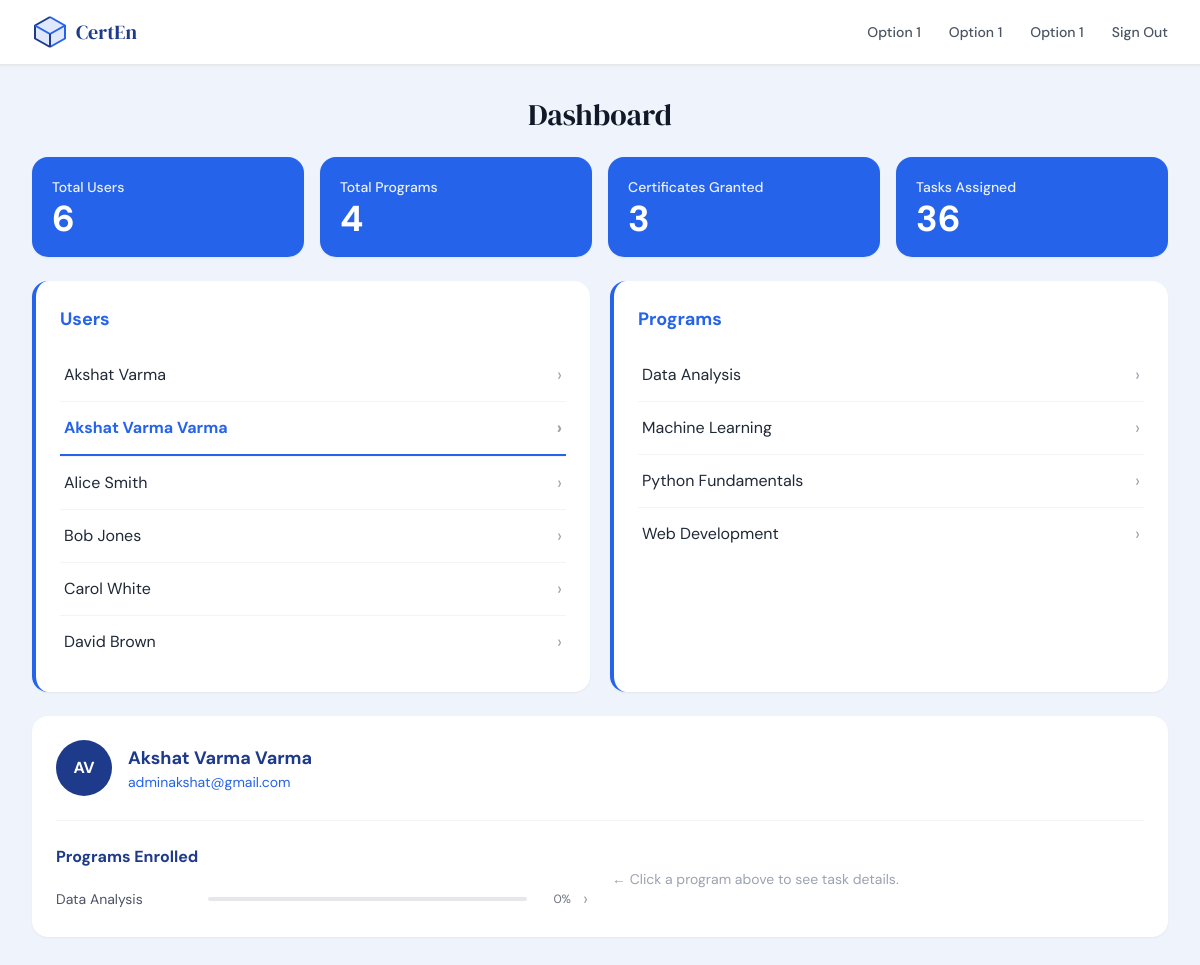
The page /admin?user_id=7&view=user on the database its author committed.
### models.py (models this page shows, shortened)
class User(db.Model):
    __tablename__ = "users"
    id         = db.Column(db.Integer, primary_key=True)
    first_name = db.Column(db.String(80),  nullable=False)
    last_name  = db.Column(db.String(80),  nullable=False)
    email      = db.Column(db.String(120), unique=True, nullable=False)
    dob        = db.Column(db.String(20))          # stored as "DD/MM/YYYY"
    is_admin   = db.Column(db.Boolean, default=False)
    created_at = db.Column(db.DateTime, default=lambda: datetime.now(timezone.utc))
    enrollments      = db.relationship("Enrollment",      back_populates="user", cascade="all, delete-orphan")
    task_completions = db.relationship("TaskCompletion",  back_populates="user", cascade="all, delete-orphan")
    certificates     = db.relationship("Certificate",     back_populates="user", cascade="all, delete-orphan")
    @property
    def full_name(self):
        return f"{self.first_name} {self.last_name}"
    @property
    def initials(self):
        return f"{self.first_name[0]}{self.last_name[0]}".upper()

class Program(db.Model):
    __tablename__ = "programs"
    id          = db.Column(db.Integer, primary_key=True)
    name        = db.Column(db.String(120), nullable=False)
    description = db.Column(db.Text)
    mode        = db.Column(db.String(20))   # Online / Offline / Hybrid
    created_at  = db.Column(db.DateTime, default=lambda: datetime.now(timezone.utc))
    enrollments  = db.relationship("Enrollment",  back_populates="program", cascade="all, delete-orphan")
    tasks        = db.relationship("Task",         back_populates="program", cascade="all, delete-orphan",
                                   order_by="Task.serial")
    certificates = db.relationship("Certificate", back_populates="program", cascade="all, delete-orphan")

### app.py (the view, shortened to what this page needs)
@app.route("/admin")
def admin_dashboard():
    selected_user_id    = request.args.get("user_id",    type=int)
    selected_program_id = request.args.get("program_id", type=int)
    view_mode           = request.args.get("view", "user")   # "user" | "program"
    users    = User.query.filter_by(is_admin=False).order_by(User.first_name).all()
    programs = Program.query.order_by(Program.name).all()
    selected_user    = User.query.get(selected_user_id)    if selected_user_id    else None
    selected_program = Program.query.get(selected_program_id) if selected_program_id else None
    stats = {
        "total_users":           User.query.filter_by(is_admin=False).count(),
        "total_programs":        Program.query.count(),
        "certificates_granted":  Certificate.query.filter_by(status="granted").count(),
        "tasks_assigned":        TaskCompletion.query.count(),
    }
    user_enrolled_programs = []
    user_task_rows         = []
    if selected_user:
        for enr in selected_user.enrollments:
            user_enrolled_programs.append({
                "id":       enr.program.id,
                "name":     enr.program.name,
                "progress": enr.progress,
            })
        if selected_program:
            user_task_rows = get_task_rows(selected_user.id, selected_program.id)
    program_enrolled_users = []
    program_task_rows      = []
    program_detail_user    = None
    prog_detail_user_id    = request.args.get("prog_user_id", type=int)
    return render_template(
        "admin_dashboard.html",
        stats=stats,
        users=users,
        programs=programs,
        selected_user=selected_user,
        selected_program=selected_program,
        view_mode=view_mode,
        user_enrolled_programs=user_enrolled_programs,
        user_task_rows=user_task_rows,
        program_enrolled_users=program_enrolled_users,
        program_task_rows=program_task_rows,
        program_detail_user=program_detail_user,
        prog_detail_user_id=prog_detail_user_id,
    )

### models.py (called while the page is built)
    @property
    def progress(self):
        total = len(self.program.tasks)
        if total == 0:
            return 0
        completed = TaskCompletion.query.filter_by(
            user_id=self.user_id, status="C"
        ).join(Task).filter(Task.program_id == self.program_id).count()
        return round((completed / total) * 100)

### templates/admin_dashboard.html (shortened to what this page needs)
{% extends "base.html" %}
{% block nav_links %}
  <a href="#" class="text-sm font-medium text-gray-600 hover:text-primary hover:underline hover:underline-offset-4 transition-colors">Option 1</a>
  <a href="#" class="text-sm font-medium text-gray-600 hover:text-primary hover:underline hover:underline-offset-4 transition-colors">Option 1</a>
  <a href="#" class="text-sm font-medium text-gray-600 hover:text-primary hover:underline hover:underline-offset-4 transition-colors">Option 1</a>
  <a href="{{ url_for('signout') }}" class="text-sm font-medium text-gray-600 hover:text-primary hover:underline hover:underline-offset-4 transition-colors">Sign Out</a>
{% endblock %}
{% block content %}
<div class="max-w-7xl mx-auto px-4 sm:px-6 lg:px-8 py-8 space-y-6">
  <h2 class="font-serif text-3xl text-center text-gray-900">Dashboard</h2>
  <div class="grid grid-cols-2 lg:grid-cols-4 gap-4">
    {% for label, value in [
        ('Total Users',          stats.total_users),
        ('Total Programs',       stats.total_programs),
        ('Certificates Granted', stats.certificates_granted),
        ('Tasks Assigned',       stats.tasks_assigned),
      ] %}
    <div class="bg-primary text-white rounded-2xl p-5 shadow-sm">
      <p class="text-sm font-medium opacity-90 mb-1">{{ label }}</p>
      <p class="text-4xl font-bold leading-none">{{ value }}</p>
    </div>
    {% endfor %}
  </div>
  <div class="grid grid-cols-1 md:grid-cols-2 gap-5">
    <div class="bg-white rounded-2xl shadow-sm border-l-4 border-primary p-6">
      <h3 class="text-lg font-bold text-primary mb-4">Users</h3>
      <ul class="divide-y divide-gray-100">
        {% for user in users %}
        <li>
          <a href="{{ url_for('admin_dashboard', user_id=user.id, view='user') }}"
             class="flex justify-between items-center py-3 px-1 transition-colors
               {% if selected_user and selected_user.id == user.id and view_mode == 'user' %}
                 text-primary font-bold border-b-2 border-primary
               {% else %}
                 text-gray-800 hover:text-primary
               {% endif %}">
            {{ user.full_name }}
            <span class="text-gray-400 text-lg">›</span>
          </a>
        </li>
        {% endfor %}
      </ul>
    </div>
    <div class="bg-white rounded-2xl shadow-sm border-l-4 border-primary p-6">
      <h3 class="text-lg font-bold text-primary mb-4">Programs</h3>
      <ul class="divide-y divide-gray-100">
        {% for program in programs %}
        <li>
          <a href="{{ url_for('admin_dashboard', program_id=program.id, view='program') }}"
             class="flex justify-between items-center py-3 px-1 transition-colors
               {% if selected_program and selected_program.id == program.id and view_mode == 'program' %}
                 text-primary font-bold border-b-2 border-primary
               {% else %}
                 text-gray-800 hover:text-primary
               {% endif %}">
            {{ program.name }}
            <span class="text-gray-400 text-lg">›</span>
          </a>
        </li>
        {% endfor %}
      </ul>
    </div>
  </div>
  {% if selected_user and view_mode == 'user' %}
  <div class="bg-white rounded-2xl shadow-sm p-6 space-y-6">
    <div class="flex items-center gap-4">
      <div class="w-14 h-14 rounded-full bg-navy text-white flex items-center justify-center font-bold text-base shrink-0">
        {{ selected_user.initials }}
      </div>
      <div>
        <h3 class="text-lg font-bold text-navy">{{ selected_user.full_name }}</h3>
        <p class="text-sm text-primary">{{ selected_user.email }}</p>
      </div>
    </div>
    <div class="grid grid-cols-1 md:grid-cols-2 gap-6 border-t border-gray-100 pt-6">
      <div>
        <h4 class="font-bold text-navy mb-4">Programs Enrolled</h4>
        {% if user_enrolled_programs %}
          <div class="space-y-3">
            {% for prog in user_enrolled_programs %}
            <div class="flex items-center gap-2 text-sm">
              <a href="{{ url_for('admin_dashboard', user_id=selected_user.id, program_id=prog.id, view='user') }}"
                 class="text-gray-600 w-36 shrink-0 hover:text-primary transition-colors truncate">
                {{ prog.name }}
              </a>
              <div class="flex-1 h-1 bg-gray-200 rounded-full overflow-hidden">
              </div>
              <span class="text-gray-500 w-9 text-right shrink-0 text-xs">{{ prog.progress }}%</span>
              <a href="{{ url_for('admin_dashboard', user_id=selected_user.id, program_id=prog.id, view='user') }}"
                 class="text-gray-400 hover:text-primary text-lg ml-1 transition-colors">›</a>
            </div>
            {% endfor %}
          </div>
        {% else %}
          <p class="text-sm text-gray-400">Not enrolled in any programs.</p>
        {% endif %}
      </div>
      {% if selected_program %}
      <div>
        <h4 class="font-bold text-navy mb-1">{{ selected_program.name }} — Task Details</h4>
        <div class="overflow-x-auto">
          <table class="w-full text-sm">
            <thead>
              <tr class="border-b border-gray-200">
                <th class="text-left py-2 px-2 font-bold text-gray-800">Serial</th>
                <th class="text-left py-2 px-2 font-bold text-gray-800">Task Name</th>
                <th class="text-left py-2 px-2 font-bold text-gray-800">Due Date</th>
                <th class="text-left py-2 px-2 font-bold text-gray-800">Status</th>
              </tr>
            </thead>
            <tbody>
              {% for row in user_task_rows %}
              <tr class="border-b border-gray-50">
                <td class="py-3 px-2 text-gray-600">{{ row.serial }}</td>
                <td class="py-3 px-2 text-gray-600">{{ row.name }}</td>
                <td class="py-3 px-2 text-gray-600">{{ row.due_date }}</td>
                <td class="py-3 px-2 status-{{ row.status | lower }}">{{ row.status }}</td>
              </tr>
              {% endfor %}
            </tbody>
          </table>
        </div>
        <form action="{{ url_for('grant_certificate') }}" method="POST" class="flex justify-end mt-4">
          <input type="hidden" name="user_id"    value="{{ selected_user.id }}" />
          <input type="hidden" name="program_id" value="{{ selected_program.id }}" />
          <button type="submit"
                  class="bg-gray-300 text-gray-600 font-semibold rounded-full px-6 py-2 text-sm
                         hover:bg-primary hover:text-white transition-colors">
            Grant Certificate
          </button>
        </form>
      </div>
      {% else %}
        <p class="text-sm text-gray-400 self-center">← Click a program above to see task details.</p>
      {% endif %}
    </div>
  </div>
  {% endif %}
</div>
{% endblock %}

### templates/base.html (style rules this page uses)
body { font-family: 'DM Sans', sans-serif; }

### rows shown on the page
User: full_name "Akshat Varma"
User: full_name "Akshat Varma Varma", initials "AV", email "adminakshat@gmail.com"
User: full_name "Alice Smith"
User: full_name "Bob Jones"
User: full_name "Carol White"
User: full_name "David Brown"
Program: name "Data Analysis", progress "0"
Program: name "Machine Learning"
Program: name "Python Fundamentals"
Program: name "Web Development"

### other values the page prints
{{ label }} "Total Users" "Total Programs" "Certificates Granted" "Tasks Assigned"
{{ value }} "6" "4" "3" "36"
